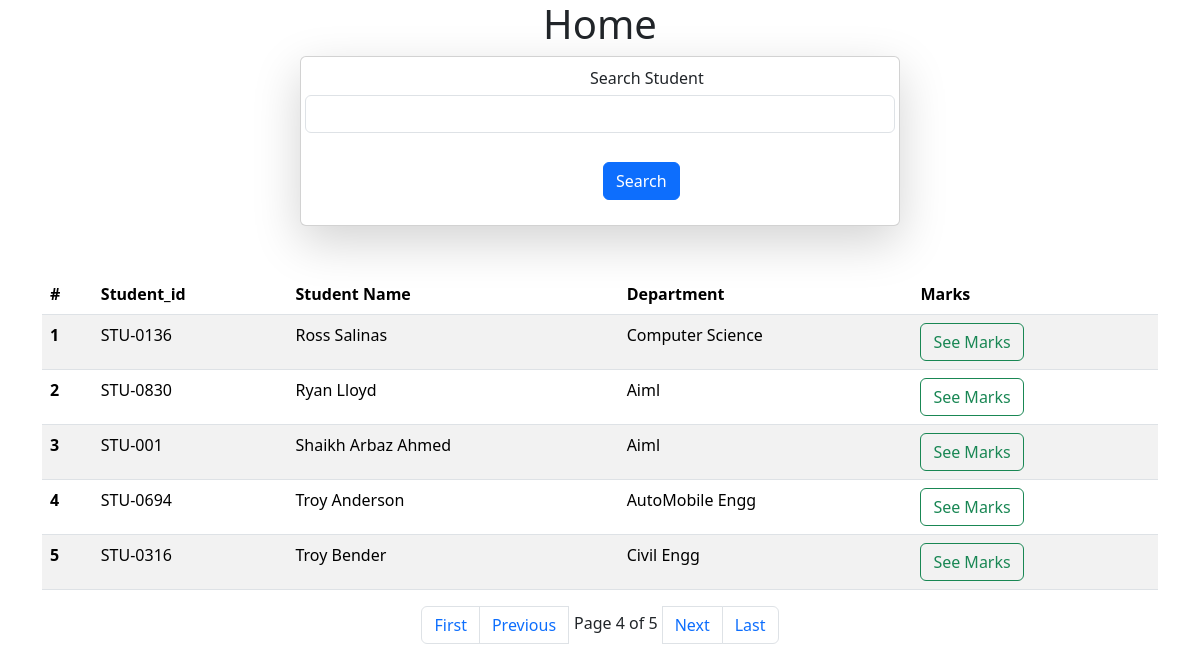
/?page=4, run on the app's committed database.
### studentapp/models.py (models this page shows, shortened)
class Student(models.Model):
    department=models.ForeignKey(Department,related_name="depart" , on_delete=models.CASCADE)
    student_id=models.OneToOneField(StudentId,related_name="studentid",on_delete=models.CASCADE)
    student_name=models.CharField(max_length=100)
    student_email=models.EmailField(unique=True)
    student_age=models.IntegerField(default=18)
    student_address=models.TextField()
    class Meta:
        ordering=['student_name']
        verbose_name="student"

class StudentId(models.Model):
    student_id=models.CharField(max_length=100)
    def __str__(self):
        return self.student_id

class Department(models.Model):
    department=models.CharField(max_length=100)
    class Meta:
        ordering=['department']

### studentapp/views.py (the view)
# urls.py: path('',views.Home,name="Home"),
def Home(request):
    Queryset=Student.objects.all().order_by('student_name')
    if request.GET.get('Search'):
        Queryset=Queryset.filter(student_name__icontains = request.GET.get('Search'))
    paginator_var = Paginator(Queryset, 5)
    page_no_var=request.GET.get('page')
    page_obj=paginator_var.get_page(page_no_var)
    total_pages=page_obj.paginator.num_pages
    return render(request,'Home.html',{"Queryset" : page_obj,"last_page":total_pages,})

### studentapp/templates/Home.html (shortened to what this page needs)
<!DOCTYPE html>
<html lang="en">
<head>
    <link rel="stylesheet" href="https://cdn.jsdelivr.net/npm/bootstrap@5.3.2/dist/css/bootstrap.min.css">
    <link rel="stylesheet" href="https://cdn.jsdelivr.net/npm/bootstrap@5.3.2/dist/js/bootstrap.min.js">
    <link rel="stylesheet" href="https://cdn.jsdelivr.net/npm/bootstrap@5.3.2/dist/js/bootstrap.bundle.min.js">
</head>
<body>
<h1>Home</h1>
<form method="get" class="col-6 mx-auto card p-1 shadow-lg mt-1" >
    <div class="mb-3">
    <label for="name" class="form-label" style="margin:5px 5px 5px 285px">Search Student</label>
    <input type="text" class="form-control" name="Search" >
      <br>
      <button type="submit"  class="btn btn-primary" style="margin:5px 5px 5px 298px">Search</button>
  </div>
</form>
<div class="container">
<table class="table mt-5 table-striped" >
  <thead>
    <tr>
      <th scope="col">#</th>
      <th scope="col">Student_id</th>
      <th scope="col">Student Name</th>
      <th scope="col">Department</th>
      <th scope="col" >Marks</th>
    </tr>
  </thead>
  <tbody>
  {% for i in Queryset %}
    <tr>
      <th scope="row">{{forloop.counter}}</th>
        <td>{{i.student_id}}</td>
      <td>{{i.student_name}}</td>
      <td>{{i.department.department}}</td>
      <td><a href="/showmarks/{{i.student_id}}" class="btn btn-outline-success me-2">See Marks</a></td>
        </tr>
    {% endfor %}
  </tbody>
</table>
</div>
<div class="center">
<nav aria-label="Page navigation ">
  <ul class="pagination justify-content-center">
      {% if Queryset.has_previous %}
      <li class="page-item ">
      <a class="page-link" href="?page=1" >First</a>
    </li>
    <li class="page-item ">
      <a class="page-link" href="?page={{Queryset.previous_page_number}}" tabindex="-1">Previous</a>
    </li>
      {% endif %}
    <li class="current" style="margin:5px 5px 5px 5px">
            Page {{ Queryset.number }} of {{ Queryset.paginator.num_pages }}
        </li>
     {% if Queryset.has_next %}
    <li class="page-item">
      <a class="page-link" href="?page={{Queryset.next_page_number}}">Next</a>
    </li>
      <li class="page-item ">
      <a class="page-link" href="?page={{last_page}}" >Last</a>
    </li>
      {% endif %}
  </ul>
</nav>
</div>
</body>
</html>

### studentapp/templates/Home.html (style rules this page uses)
h1 { text-align:center }

### data on the page
Student: student_id "STU-0136", student_name "Ross Salinas", department.department "Computer Science"
Student: student_id "STU-0830", student_name "Ryan Lloyd", department.department "Aiml"
Student: student_id "STU-001", student_name "Shaikh Arbaz Ahmed", department.department "Aiml"
Student: student_id "STU-0694", student_name "Troy Anderson", department.department "AutoMobile Engg"
Student: student_id "STU-0316", student_name "Troy Bender", department.department "Civil Engg"

### other printed values
{{ Queryset.number }} "4"
{{ Queryset.paginator.num_pages }} "5"
